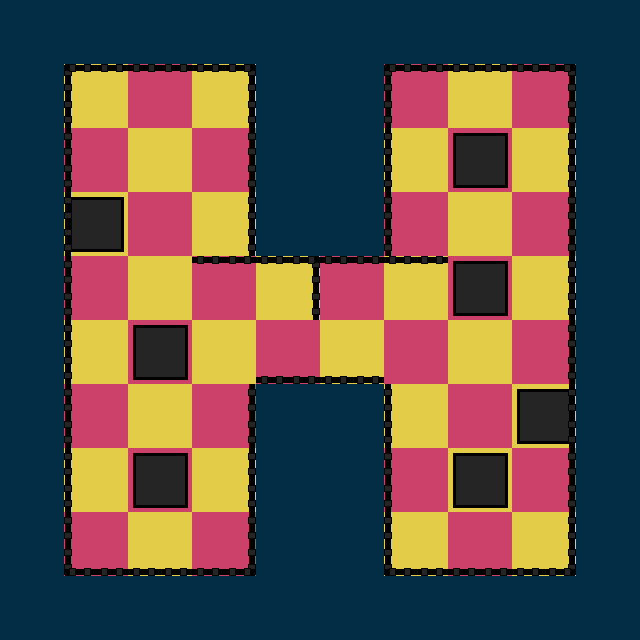

This is a level from a 2D game, rendered from its Tiled map with the project's own tilesets. A one-line summary and the map file follow, with tile-layer data summarised:
An orthogonal 10x10 tile map with 64x64 px tiles, 5 tile layers (ground, left, right, up, ...) and 2 objects (Player, Goal).

<map version="1.0" orientation="orthogonal" renderorder="right-down" width="10" height="10" tilewidth="64" tileheight="64" nextobjectid="30">
 <tileset firstgid="1" source="tileset_00.tsx" />
 <layer name="ground" width="10" height="10">
  <properties>
   <property name="tileset" value="tileset_00" />
   <property name="type" value="base" />
  </properties>
  <data>[100 cells, 100 non-empty, 5 distinct tile ids]</data>
 </layer>
 <layer name="left" width="10" height="10">
  <properties>
   <property name="edge" value="left" />
   <property name="tileset" value="tileset_00" />
   <property name="type" value="edges" />
  </properties>
  <data>[100 cells, 17 non-empty, 2 distinct tile ids]</data>
 </layer>
 <layer name="right" width="10" height="10">
  <properties>
   <property name="edge" value="right" />
   <property name="tileset" value="tileset_00" />
   <property name="type" value="edges" />
  </properties>
  <data>[100 cells, 12 non-empty, 1 distinct tile ids]</data>
 </layer>
 <layer name="up" width="10" height="10">
  <properties>
   <property name="edge" value="up" />
   <property name="tileset" value="tileset_00" />
   <property name="type" value="edges" />
  </properties>
  <data>[100 cells, 10 non-empty, 1 distinct tile ids]</data>
 </layer>
 <layer name="down" width="10" height="10">
  <properties>
   <property name="edge" value="down" />
   <property name="tileset" value="tileset_00" />
   <property name="type" value="edges" />
  </properties>
  <data>[100 cells, 8 non-empty, 1 distinct tile ids]</data>
 </layer>
 <objectgroup name="entities">
  <object id="13" name="Player" type="Player" x="80" y="528" width="32" height="32">
   <properties>
    <property name="facing" value="right" />
    <property name="gid" type="int" value="8" />
    <property name="speed" type="float" value="300" />
    <property name="type" value="player" />
   </properties>
   <ellipse />
  </object>
  <object id="14" name="Goal" type="Goal" x="480" y="80">
   <properties>
    <property name="type" value="goal" />
   </properties>
   <polygon points="0,0 -16,32 16,32" />
  </object>
 </objectgroup>
</map>
